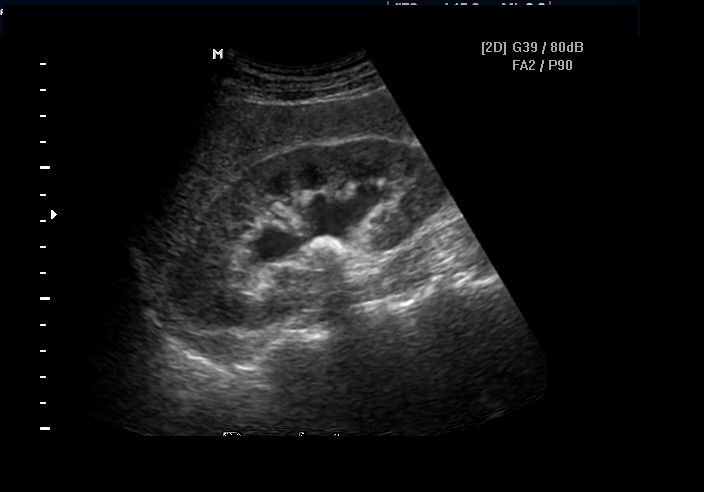
%> input picture dataset/with-stone/1.jpg, 704 x 492 px
$ octave code_main.m   (GNU Octave 9; MATLAB toolbox functions it lacks are replaced by stand-ins)
%> lines starting %> are read from the running program, lines starting %| are printed output that depends on the picture; in (x1, y1, x2, y2) boxes, pixels count from 0 and x2, y2 are one past the last pixel; in counts of white or black regions, pixels touching at a corner belong together; the program's own positions count from 1
clc
clear all
close all
warning off
[filename, path] = uigetfile('*.*', 'Select the image file');
%> the answer given: dataset/with-stone/1.jpg
file_name  = strcat(path, filename);
image=imread(file_name);
%> image is the input picture: size 492x704x3 uint8; mean R, G, B 20.4, 20.5, 20.6
imshow(image);
greyscaled_image=rgb2gray(image);
% imshow(greyscaled_image)
% impixelinfo;
binarized_image=greyscaled_image>20;
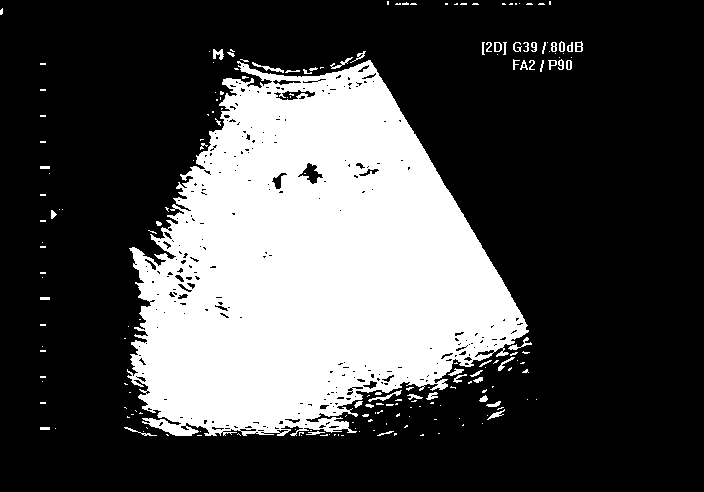
%> binarized_image: size 492x704 logical; 28.9% white; 193 white regions (141 under 20 px), largest, box (x1, y1, x2, y2) and area: (127, 60, 529, 436) 97132, (368, 390, 402, 402) 95, (252, 62, 284, 73) 88
% figure;
% imshow(binarized_image);
filled_binarized_image=imfill(binarized_image, 'holes');
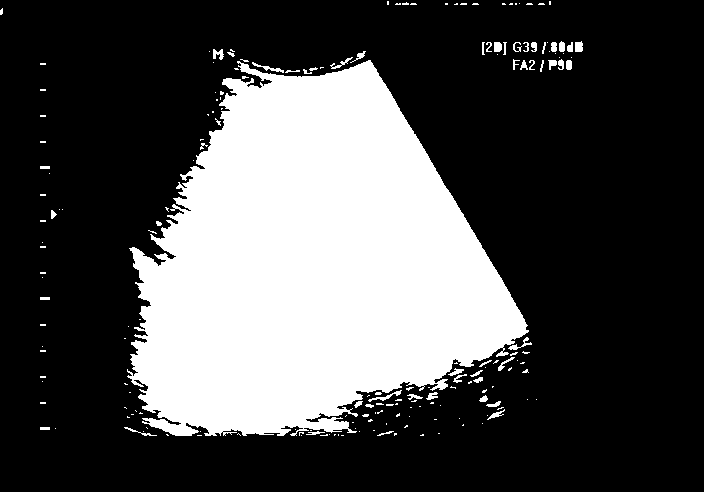
%> filled_binarized_image: size 492x704 logical; 29.6% white; 189 white regions (137 under 20 px), largest, box (x1, y1, x2, y2) and area: (127, 60, 529, 436) 99602, (368, 390, 402, 402) 95, (252, 62, 284, 73) 88
% figure;
% imshow(filled_binarized_image);
area_opened_binarized_image=bwareaopen(filled_binarized_image, 1000);
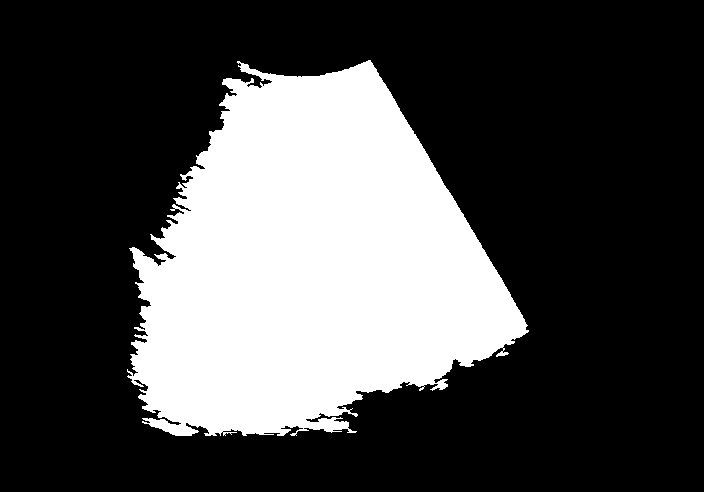
%> area_opened_binarized_image: size 492x704 logical; 28.8% white; 1 white region, box (x1, y1, x2, y2) and area: (127, 60, 529, 436) 99602
% figure;
% imshow(area_opened_binarized_image);
preprocessed_image=double(image).*repmat(area_opened_binarized_image, [1 1 3]);
preprocessed_image=uint8(preprocessed_image);
%> preprocessed_image: size 492x704x3 uint8
figure;
imshow(preprocessed_image);

$ run again, on dataset/with-stone/3.JPG
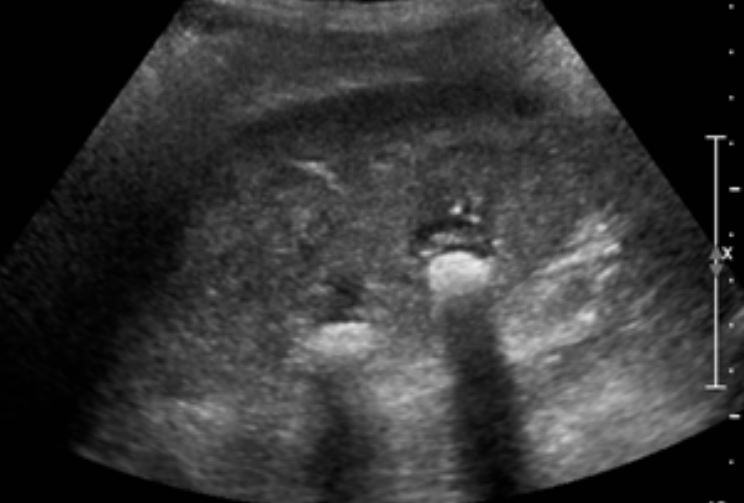
%> input picture dataset/with-stone/3.JPG, 744 x 503 px
%> image is the input picture: size 503x744x3 uint8; min 0, max 235, mean 53
%> `binarized_image=greyscaled_image>20;`:
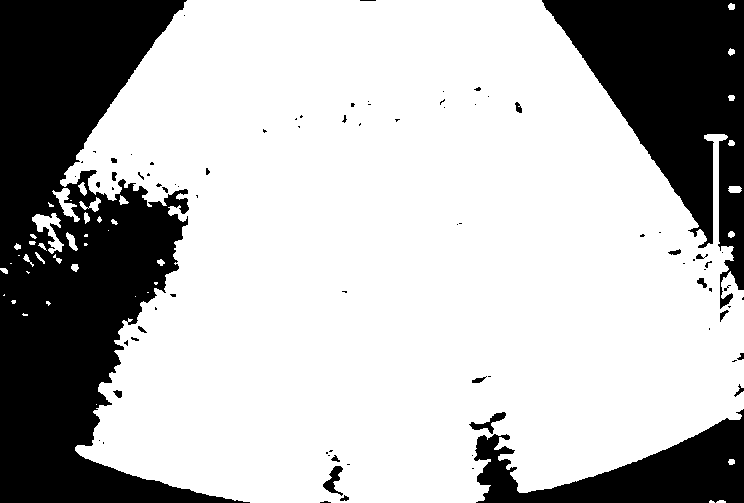
%> binarized_image: size 503x744 logical; 71.7% white; 82 black regions (61 under 20 px), largest, box (x1, y1, x2, y2) and area: (0, 0, 250, 503) 64442, (542, 0, 744, 309) 28378, (474, 409, 744, 503) 11686
%> filled_binarized_image: size 503x744 logical; 72% white; 8 black regions (3 under 20 px), largest, box (x1, y1, x2, y2) and area: (0, 0, 250, 503) 64442, (542, 0, 744, 309) 28378, (474, 409, 744, 503) 11686, (734, 384, 744, 397) 43, (737, 353, 744, 360) 30
%> `area_opened_binarized_image=bwareaopen(filled_binarized_image, 1000);`:
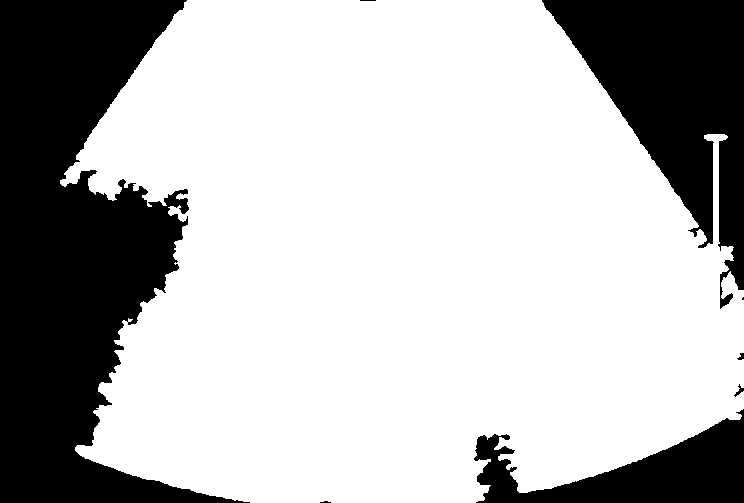
%> area_opened_binarized_image: size 503x744 logical; 71.5% white; 8 black regions (3 under 20 px), largest, box (x1, y1, x2, y2) and area: (0, 0, 250, 503) 66203, (542, 0, 744, 309) 28647, (474, 409, 744, 503) 11758, (734, 384, 744, 397) 43, (737, 353, 744, 360) 30
